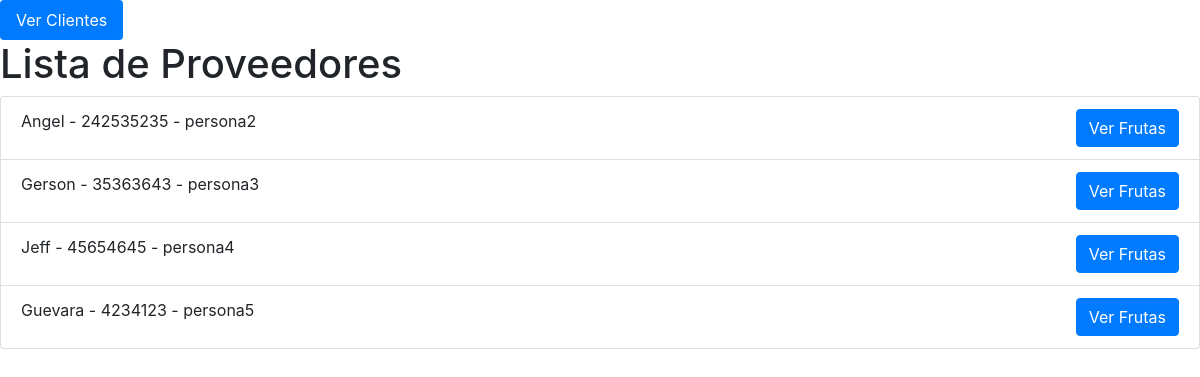
The page / on the database its author committed.
### CRUD/models.py (models this page shows)
class Proveedor(models.Model):
    nombre = models.CharField(max_length=100)
    telefono = models.CharField(max_length=8)
    persona_a_cargo = models.CharField(max_length=100)

### CRUD/views.py (the view)
# urls.py: path('', views.list_prov, name='home'),
def list_prov(request):
    proveedores = Proveedor.objects.all()
    return render(request,'proveedores.html',{'proveedores':proveedores})

### CRUD/templates/proveedores.html (shortened to what this page needs)
<!DOCTYPE html>
<html lang="en">
<head>
    <link rel="stylesheet" href="https://maxcdn.bootstrapcdn.com/bootstrap/4.5.2/css/bootstrap.min.css">
</head>
<body>
    <ul class="nav nav-pills">
        <li class="nav-item">
            <a class="nav-link active" href="{% url 'list_clientes' %}">Ver Clientes</a>
        </li>
    </ul>
  <h1>Lista de Proveedores</h1>
    <div class="mt-2">
        <ul class="list-group">
            {% for proveedor in proveedores %}
                <li class="list-group-item">
                    {{ proveedor.nombre }} - {{ proveedor.telefono }} - {{ proveedor.persona_a_cargo }}
                    <a href="{% url 'list_frutas' proveedor.id %}" class="btn btn-primary float-right">Ver Frutas</a>
                </li>
            {% endfor %}
        </ul>
    </div>
</body>
</html>

### rows shown on the page
Proveedor: nombre "Angel", telefono "242535235", persona_a_cargo "persona2"
Proveedor: nombre "Gerson", telefono "35363643", persona_a_cargo "persona3"
Proveedor: nombre "Jeff", telefono "45654645", persona_a_cargo "persona4"
Proveedor: nombre "Guevara", telefono "4234123", persona_a_cargo "persona5"
